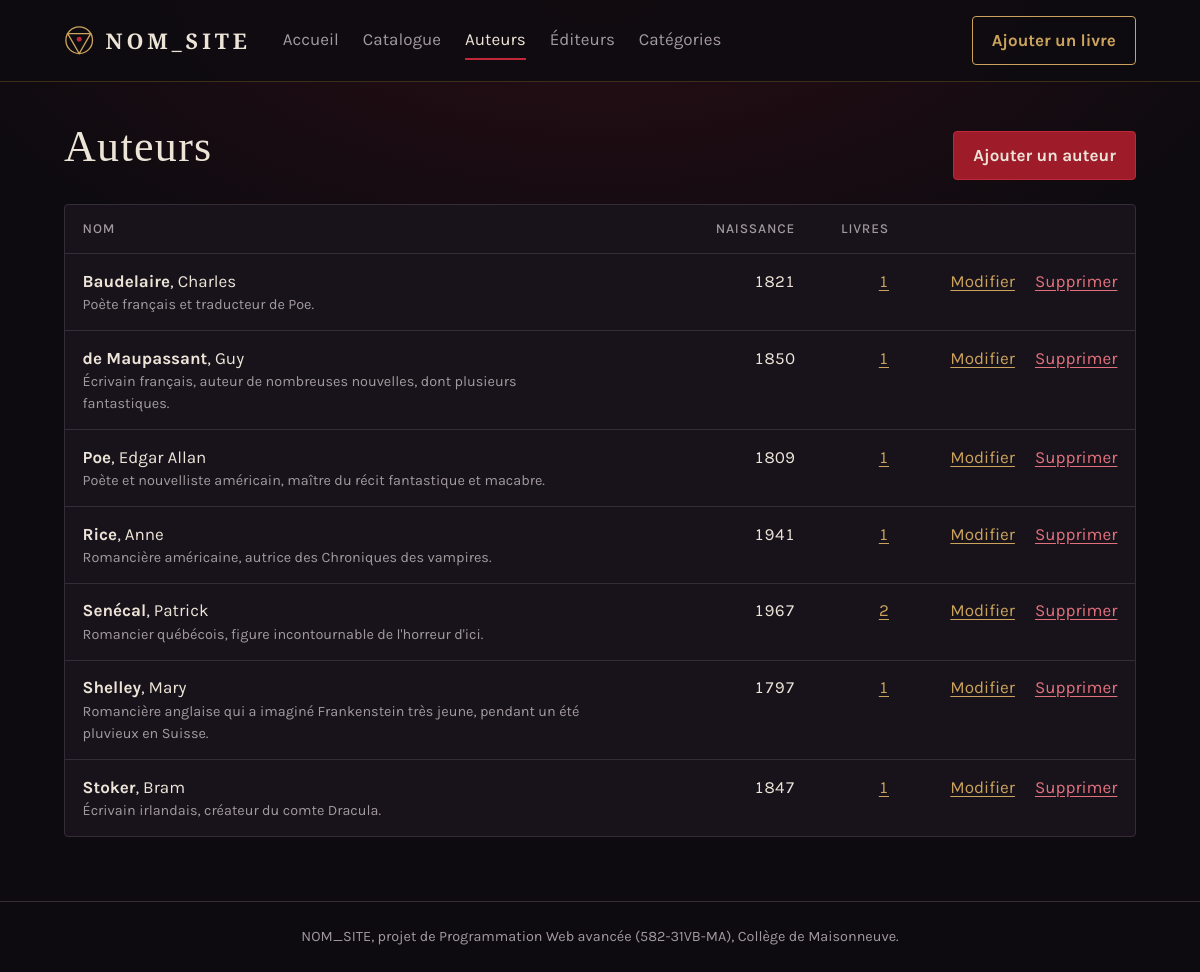
Page /auteurs.php on the committed database.
### tables this page shows
CREATE TABLE auteur (
    id              INT UNSIGNED  NOT NULL AUTO_INCREMENT,
    prenom          VARCHAR(80)   NOT NULL,
    nom             VARCHAR(80)   NOT NULL,
    annee_naissance SMALLINT      NULL,
    biographie      TEXT          NULL,
    PRIMARY KEY (id)
);

### includes/init.php (called while the page is built, shortened)
<?php
require_once __DIR__ . '/fonctions.php';
spl_autoload_register(function (string $nomClasse): void {
    $fichier = __DIR__ . '/../Classe/' . $nomClasse . '.php';
});

### Classe/Database.php (called while the page is built, shortened)
<?php
class Database
{
    private static ?PDO $connexion = null;
    public static function getConnexion(): PDO
    {
        if (self::$connexion === null) {
            $dsn = 'mysql:host=' . DB_HOTE . ';dbname=' . DB_NOM . ';charset=utf8mb4';
            self::$connexion = new PDO($dsn, DB_UTILISATEUR, DB_MOT_DE_PASSE, [
                PDO::ATTR_ERRMODE            => PDO::ERRMODE_EXCEPTION,
                PDO::ATTR_DEFAULT_FETCH_MODE => PDO::FETCH_ASSOC,
                PDO::ATTR_EMULATE_PREPARES   => false,
            ]);
        }
        return self::$connexion;
    }
}

### Classe/Modele.php (called while the page is built, shortened)
<?php
abstract class Modele
{
    protected static string $table = '';
    protected static string $ordre = 'id';
    protected ?int $id = null;
    protected static function pdo(): PDO
    {
        return Database::getConnexion();
    }
    public static function trouverTous(): array
    {
        $sql = 'SELECT * FROM ' . static::$table . ' ORDER BY ' . static::$ordre;
        $lignes = static::pdo()->query($sql)->fetchAll();
        return array_map(fn (array $ligne) => new static($ligne), $lignes);
    }
    public function getId(): ?int
    {
        return $this->id;
    }
    protected static function entierOuNull(mixed $valeur): ?int
    {
        return ($valeur === null || $valeur === '') ? null : (int) $valeur;
    }
    protected static function texteOuNull(mixed $valeur): ?string
    {
        $texte = trim((string) $valeur);
        return $texte === '' ? null : $texte;
    }
}

### Classe/Auteur.php (called while the page is built, shortened)
<?php
class Auteur extends Modele
{
    private string $prenom = '';
    private string $nom = '';
    private ?int $anneeNaissance = null;
    private ?string $biographie = null;
    public function hydrater(array $donnees): void
    {
        if (isset($donnees['id'])) {
            $this->id = (int) $donnees['id'];
        }
        $this->prenom = trim($donnees['prenom'] ?? '');
        $this->nom = trim($donnees['nom'] ?? '');
        $this->anneeNaissance = self::entierOuNull($donnees['annee_naissance'] ?? null);
        $this->biographie = self::texteOuNull($donnees['biographie'] ?? null);
    }
    public function compterLivres(): int
    {
        $requete = self::pdo()->prepare('SELECT COUNT(*) FROM livre WHERE auteur_id = :id');
        $requete->execute(['id' => $this->id]);
        return (int) $requete->fetchColumn();
    }
    public function getPrenom(): string
    {
        return $this->prenom;
    }
    public function getNom(): string
    {
        return $this->nom;
    }
    public function getNomComplet(): string
    {
        return $this->prenom . ' ' . $this->nom;
    }
    public function getAnneeNaissance(): ?int
    {
        return $this->anneeNaissance;
    }
    public function getBiographie(): ?string
    {
        return $this->biographie;
    }
}

### auteurs.php (the view, shortened to what this page needs)
<?php
require_once 'includes/init.php';
$auteurs = Auteur::trouverTous();
require 'includes/entete.php';
?>
<div class="en-tete-page">
    <h1>Auteurs</h1>
    <a class="bouton" href="auteur-form.php">Ajouter un auteur</a>
</div>
<?php if (empty($auteurs)) : ?>
    <div class="vide">
        <p>Aucun auteur pour l'instant.</p>
        <a class="bouton" href="auteur-form.php">Ajouter un auteur</a>
    </div>
<?php else : ?>
    <div class="tableau-conteneur">
        <table class="tableau">
            <thead>
                <tr>
                    <th scope="col">Nom</th>
                    <th scope="col" class="nombre">Naissance</th>
                    <th scope="col" class="nombre">Livres</th>
                    <th scope="col"><span class="visuellement-cache">Actions</span></th>
                </tr>
            </thead>
            <tbody>
                <?php foreach ($auteurs as $auteur) : ?>
                    <?php $nombreLivres = $auteur->compterLivres(); ?>
                    <tr>
                        <td>
                            <strong><?= e($auteur->getNom()) ?></strong>, <?= e($auteur->getPrenom()) ?>
                            <?php if ($auteur->getBiographie() !== null) : ?>
                                <span class="tableau__note"><?= e($auteur->getBiographie()) ?></span>
                            <?php endif; ?>
                        </td>
                        <td class="nombre"><?= $auteur->getAnneeNaissance() ?? '' ?></td>
                        <td class="nombre">
                            <?php if ($nombreLivres > 0) : ?>
                                <a href="livres.php?auteur=<?= $auteur->getId() ?>"><?= $nombreLivres ?></a>
                            <?php else : ?>
                                0
                            <?php endif; ?>
                        </td>
                        <td class="actions">
                            <a href="auteur-form.php?id=<?= $auteur->getId() ?>">Modifier</a>
                            <?= boutonSupprimer('auteur-supprimer.php', $auteur->getId(), 'Supprimer ' . $auteur->getNomComplet() . '?') ?>
                        </td>
                    </tr>
                <?php endforeach; ?>
            </tbody>
        </table>
    </div>
<?php endif; ?>
<?php require 'includes/pied.php'; ?>

### includes/fonctions.php (shortened to what this page needs)
<?php
function e(mixed $valeur): string
{
    return htmlspecialchars((string) $valeur, ENT_QUOTES, 'UTF-8');
}
function jetonCsrf(): string
{
    return $_SESSION['jeton_csrf'];
}
function champCsrf(): string
{
    return '<input type="hidden" name="jeton_csrf" value="' . e(jetonCsrf()) . '">';
}
function boutonSupprimer(string $action, int $id, string $confirmation): string
{
    return '<form class="form-suppression" method="post" action="' . e($action) . '"'
        . ' onsubmit="return confirm(\'' . e(addslashes($confirmation)) . '\');">'
        . champCsrf()
        . '<input type="hidden" name="id" value="' . $id . '">'
        . '<button type="submit" class="bouton-lien bouton-lien--danger">Supprimer</button>'
        . '</form>';
}

### css/style.css (style rules this page uses)
:root { color-scheme: dark; --nuit: #0E0B10; --ombre: #18131B; --ombre-claire: #221A25; --bordure: #362B39; --parchemin: #EDE4D8; --cendre: #A39A9F; --sang: #9E1B2A; --sang-vif: #C0283A; --sang-sombre: #3A1117; --dorure: #CBA35C; --dorure-sombre: #3B2F17; --police-titre: "Cinzel", "Trajan Pro", Georgia, serif; --police-texte: "Karla", "Helvetica Neue", Arial, sans-serif; --largeur-max: 1120px; --rayon: 4px; }
*, *::before, *::after { box-sizing: border-box; }
body { margin: 0; min-height: 100vh; display: flex; flex-direction: column; background: radial-gradient(ellipse 80% 45% at 50% 0%, rgba(158, 27, 42, 0.18), transparent 70%), var(--nuit); color: var(--parchemin); font-family: var(--police-texte); font-size: 1.0625rem; line-height: 1.55; }
h1, h2 { font-family: var(--police-titre); font-weight: 500; line-height: 1.15; letter-spacing: 0.03em; margin: 0 0 0.5em; }
h1 { font-size: clamp(2rem, 4vw, 2.75rem); }
a { color: var(--dorure); text-underline-offset: 0.2em; }
.bouton { display: inline-block; padding: 0.65rem 1.2rem; border: 1px solid var(--sang-vif); border-radius: var(--rayon); background: var(--sang); color: var(--parchemin); font: inherit; font-weight: 700; text-decoration: none; cursor: pointer; }
.bouton-lien { padding: 0; border: 0; background: none; font: inherit; text-decoration: underline; text-underline-offset: 0.2em; cursor: pointer; }
.bouton-lien--danger { color: #E0707C; }
.form-suppression { display: inline; }
.en-tete-page { display: flex; flex-wrap: wrap; align-items: baseline; justify-content: space-between; gap: 0.5rem 1.5rem; margin-bottom: 1.5rem; }
.en-tete-page h1, .en-tete-page p { margin: 0; }
.tableau-conteneur { overflow-x: auto; border: 1px solid var(--bordure); border-radius: var(--rayon); background: var(--ombre); }
.tableau { width: 100%; border-collapse: collapse; }
.tableau th, .tableau td { padding: 0.85rem 1.1rem; border-bottom: 1px solid var(--bordure); text-align: left; vertical-align: top; }
.tableau th { color: var(--cendre); font-size: 0.85rem; font-weight: 500; letter-spacing: 0.06em; text-transform: uppercase; }
.tableau tbody tr:last-child td { border-bottom: 0; }
.tableau .nombre { text-align: right; font-variant-numeric: tabular-nums; }
.tableau .actions { text-align: right; white-space: nowrap; }
.tableau .actions > * + * { margin-left: 1rem; }
.tableau__note { display: block; max-width: 60ch; color: var(--cendre); font-size: 0.9rem; }

### rows in the picture
auteur: nom "Baudelaire", prenom "Charles", biographie "Poète français et traducteur de Poe.", annee_naissance "1821", nombreLivres "1"
auteur: nom "de Maupassant", prenom "Guy", biographie "Écrivain français, auteur de nombreuses nouvelles, dont plusieurs fantastiques.", annee_naissance "1850", nombreLivres "1"
auteur: nom "Poe", prenom "Edgar Allan", biographie "Poète et nouvelliste américain, maître du récit fantastique et macabre.", annee_naissance "1809", nombreLivres "1"
auteur: nom "Rice", prenom "Anne", biographie "Romancière américaine, autrice des Chroniques des vampires.", annee_naissance "1941", nombreLivres "1"
auteur: nom "Senécal", prenom "Patrick", biographie "Romancier québécois, figure incontournable de l'horreur d'ici.", annee_naissance "1967", nombreLivres "2"
auteur: nom "Shelley", prenom "Mary", biographie "Romancière anglaise qui a imaginé Frankenstein très jeune, pendant un été pluvieux en Suisse.", annee_naissance "1797", id "1"
auteur: nom "Stoker", prenom "Bram", biographie "Écrivain irlandais, créateur du comte Dracula.", annee_naissance "1847", nombreLivres "1"

### other values in the picture
NOM_SITE "NOM_SITE"
$libelle "Accueil"
$libelle "Catalogue"
$libelle "Auteurs"
$libelle "Éditeurs"
$libelle "Catégories"
